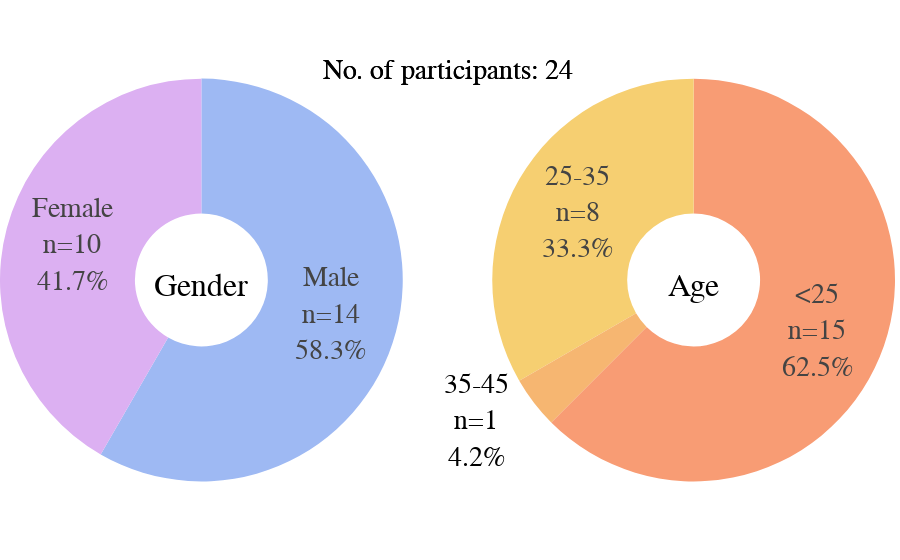

Here is the notebook cell this chart was saved with:
### Markdown cell above
### Demographics

### Code cell
# # Print unique value counts of Age, Gender, and Education
# print("Unique values in Age:")
# print(df_zh['Age'].value_counts())
# print("\nUnique values in Gender:")
# print(df_zh['Gender'].value_counts())
# print("\nUnique values in Education:")
# print(df_zh['Education'].value_counts())

# Sawp colors
gender_colors = gender_colors[::-1]

# Prepare gender and age counts and percentages
gender_counts = df_zh['Gender'].value_counts()
gender_labels = gender_counts.index
gender_labels_en = ['Male' if g == 'male' else 'Female' for g in gender_labels]
gender = gender_counts / gender_counts.sum() * 100

age_counts = df_zh['Age'].value_counts().sort_index()
age = age_counts / age_counts.sum() * 100

# Gender pie with custom colors
gender_pie = go.Pie(
    labels=gender_labels_en,
    values=gender.values,
    name='Gender',
    hole=0.33,
    title='Gender',
    marker=dict(colors=gender_colors),
    customdata=np.stack([gender_labels_en, gender_counts.values, gender.values], axis=-1),
    textinfo='text',
    textfont=dict(size=28),
    text=[f"{label}<br>n={int(n)}<br>{p:.1f}%" for label, n, p in zip(gender_labels_en, gender_counts.values, gender.values)],
)

# Age pie with custom teal shades (repeat if more age groups)
age_colors = (age_shades * ((len(age) // len(age_shades)) + 1))[:len(age)]
age_pie = go.Pie(
    labels=age.index,
    values=age.values,
    name='Age',
    hole=0.33,
    title='Age',
    marker=dict(colors=age_colors),
    customdata=np.stack([age.index, age_counts.values, age.values], axis=-1),
    textinfo='text',
    textfont=dict(size=28),
    text=[f"{label}<br>n={int(n)}<br>{p:.1f}%" for label, n, p in zip(age.index, age_counts.values, age.values)],
)

# Create subplot with 1 row and 2 columns
fig = make_subplots(
    rows=1, cols=2, specs=[[{'type':'domain'}, {'type':'domain'}]],
    subplot_titles=['Gender Distribution', 'Age Distribution']
)

fig.add_trace(gender_pie, 1, 1)
fig.add_trace(age_pie, 1, 2)

fig.update_layout(
    font = dict(family="Times New Roman, serif", size=32, color='black'),
    margin=dict(l=0, r=0, t=0, b=0),
    showlegend=False,
    legend=dict(
        font=dict(size=28),
        orientation='v',
        x=0.5,
        xanchor='center',
        y=1,
        yanchor='top'
    ),
    annotations=[
        dict(
            text=f'No. of participants: {df_zh.shape[0]}',
            x=0.5, y=0.9, xref='paper', yref='paper',
            showarrow=False, font=dict(size=28), align='center'
        )
    ]
)

fig.show()

# Save it as html
fig.write_html('demographics_zh.html')

# Save it as image
fig.write_image('demographics_zh.png', scale=3, width=1000, height=400)

### Figure 1 — Plotly figure (JSON) as saved in the notebook; plotly's stock layout.template omitted (floating-point values rounded to 4 significant figures)
{"data": [{"customdata": [["Male", "14", "58.333333333333336"], ["Female", "10", "41.66666666666667"]], "domain": {"x": [0, 0.45], "y": [0, 1]}, "hole": 0.33, "labels": ["Male", "Female"], "marker": {"colors": ["#9eb9f3", "#dcb0f2"]}, "name": "Gender", "text": ["Male<br>n=14<br>58.3%", "Female<br>n=10<br>41.7%"], "textfont": {"size": 28}, "textinfo": "text", "title": {"text": "Gender"}, "type": "pie", "values": [58.33, 41.67]}, {"customdata": [["25-35", 8, 33.33], ["35-45", 1, 4.167], ["<25", 15, 62.5]], "domain": {"x": [0.55, 1], "y": [0, 1]}, "hole": 0.33, "labels": ["25-35", "35-45", "<25"], "marker": {"colors": ["#f6cf71", "#f6b671", "#f89c74"]}, "name": "Age", "text": ["25-35<br>n=8<br>33.3%", "35-45<br>n=1<br>4.2%", "<25<br>n=15<br>62.5%"], "textfont": {"size": 28}, "textinfo": "text", "title": {"text": "Age"}, "type": "pie", "values": [33.33, 4.167, 62.5]}], "layout": {"annotations": [{"align": "center", "font": {"size": 28}, "showarrow": false, "text": "No. of participants: 24", "x": 0.5, "xanchor": "center", "xref": "paper", "y": 0.9, "yanchor": "bottom", "yref": "paper"}, {"align": "center", "font": {"size": 28}, "showarrow": false, "text": "No. of participants: 24", "x": 0.5, "xanchor": "center", "xref": "paper", "y": 0.9, "yanchor": "bottom", "yref": "paper"}], "font": {"color": "black", "family": "Times New Roman, serif", "size": 32}, "legend": {"font": {"size": 28}, "orientation": "v", "x": 0.5, "xanchor": "center", "y": 1, "yanchor": "top"}, "margin": {"b": 0, "l": 0, "r": 0, "t": 0}, "showlegend": false}}
